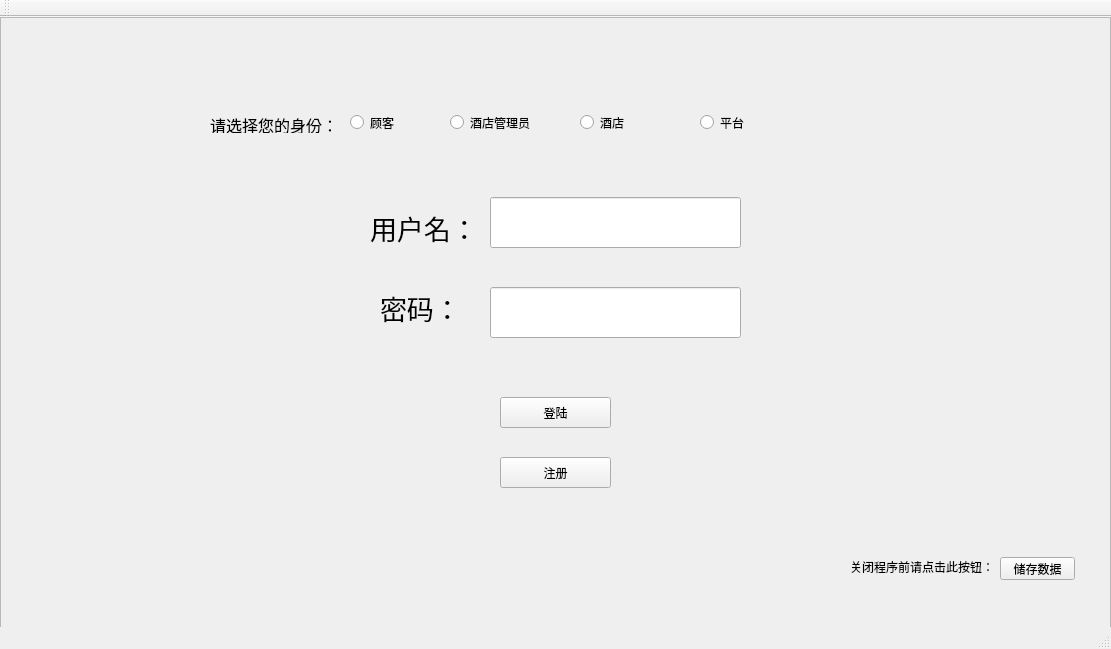
<?xml version="1.0" encoding="UTF-8"?>
<ui version="4.0">
 <class>MainWindow</class>
 <widget class="QMainWindow" name="MainWindow">
  <property name="geometry">
   <rect>
    <x>0</x>
    <y>0</y>
    <width>1111</width>
    <height>649</height>
   </rect>
  </property>
  <property name="windowTitle">
   <string>MainWindow</string>
  </property>
  <property name="styleSheet">
   <string notr="true"/>
  </property>
  <widget class="QWidget" name="centralWidget">
   <widget class="QLineEdit" name="lineEdit">
    <property name="geometry">
     <rect>
      <x>490</x>
      <y>270</y>
      <width>251</width>
      <height>51</height>
     </rect>
    </property>
    <property name="echoMode">
     <enum>QLineEdit::Password</enum>
    </property>
   </widget>
   <widget class="QLineEdit" name="lineEdit_2">
    <property name="geometry">
     <rect>
      <x>490</x>
      <y>180</y>
      <width>251</width>
      <height>51</height>
     </rect>
    </property>
   </widget>
   <widget class="QLabel" name="label">
    <property name="geometry">
     <rect>
      <x>370</x>
      <y>190</y>
      <width>101</width>
      <height>41</height>
     </rect>
    </property>
    <property name="font">
     <font>
      <family>AcadEref</family>
      <pointsize>20</pointsize>
     </font>
    </property>
    <property name="text">
     <string>用户名：</string>
    </property>
   </widget>
   <widget class="QLabel" name="label_2">
    <property name="geometry">
     <rect>
      <x>380</x>
      <y>270</y>
      <width>121</width>
      <height>41</height>
     </rect>
    </property>
    <property name="font">
     <font>
      <family>AcadEref</family>
      <pointsize>20</pointsize>
     </font>
    </property>
    <property name="text">
     <string>密码：</string>
    </property>
   </widget>
   <widget class="QPushButton" name="pushButton">
    <property name="geometry">
     <rect>
      <x>500</x>
      <y>380</y>
      <width>111</width>
      <height>31</height>
     </rect>
    </property>
    <property name="text">
     <string>登陆</string>
    </property>
   </widget>
   <widget class="QPushButton" name="pushButton_2">
    <property name="geometry">
     <rect>
      <x>500</x>
      <y>440</y>
      <width>111</width>
      <height>31</height>
     </rect>
    </property>
    <property name="text">
     <string>注册</string>
    </property>
   </widget>
   <widget class="QLabel" name="label_3">
    <property name="geometry">
     <rect>
      <x>210</x>
      <y>100</y>
      <width>121</width>
      <height>16</height>
     </rect>
    </property>
    <property name="font">
     <font>
      <family>Adobe 黑体 Std R</family>
      <pointsize>12</pointsize>
     </font>
    </property>
    <property name="text">
     <string>请选择您的身份：</string>
    </property>
   </widget>
   <widget class="QRadioButton" name="radioButton">
    <property name="geometry">
     <rect>
      <x>350</x>
      <y>90</y>
      <width>111</width>
      <height>31</height>
     </rect>
    </property>
    <property name="text">
     <string>顾客</string>
    </property>
   </widget>
   <widget class="QRadioButton" name="radioButton_2">
    <property name="geometry">
     <rect>
      <x>450</x>
      <y>90</y>
      <width>101</width>
      <height>31</height>
     </rect>
    </property>
    <property name="text">
     <string>酒店管理员</string>
    </property>
   </widget>
   <widget class="QRadioButton" name="radioButton_3">
    <property name="geometry">
     <rect>
      <x>580</x>
      <y>90</y>
      <width>101</width>
      <height>31</height>
     </rect>
    </property>
    <property name="text">
     <string>酒店</string>
    </property>
   </widget>
   <widget class="QRadioButton" name="radioButton_4">
    <property name="geometry">
     <rect>
      <x>700</x>
      <y>90</y>
      <width>101</width>
      <height>31</height>
     </rect>
    </property>
    <property name="text">
     <string>平台</string>
    </property>
   </widget>
   <widget class="QPushButton" name="pushButton_3">
    <property name="geometry">
     <rect>
      <x>1000</x>
      <y>540</y>
      <width>75</width>
      <height>23</height>
     </rect>
    </property>
    <property name="text">
     <string>储存数据</string>
    </property>
   </widget>
   <widget class="QLabel" name="label_4">
    <property name="geometry">
     <rect>
      <x>850</x>
      <y>540</y>
      <width>141</width>
      <height>20</height>
     </rect>
    </property>
    <property name="text">
     <string>关闭程序前请点击此按钮：</string>
    </property>
   </widget>
   <widget class="QFrame" name="frame">
    <property name="geometry">
     <rect>
      <x>0</x>
      <y>0</y>
      <width>1111</width>
      <height>611</height>
     </rect>
    </property>
    <property name="frameShape">
     <enum>QFrame::StyledPanel</enum>
    </property>
    <property name="frameShadow">
     <enum>QFrame::Raised</enum>
    </property>
   </widget>
   <zorder>frame</zorder>
   <zorder>lineEdit</zorder>
   <zorder>lineEdit_2</zorder>
   <zorder>label</zorder>
   <zorder>label_2</zorder>
   <zorder>pushButton</zorder>
   <zorder>pushButton_2</zorder>
   <zorder>label_3</zorder>
   <zorder>radioButton</zorder>
   <zorder>radioButton_2</zorder>
   <zorder>radioButton_3</zorder>
   <zorder>radioButton_4</zorder>
   <zorder>pushButton_3</zorder>
   <zorder>label_4</zorder>
  </widget>
  <widget class="QMenuBar" name="menuBar">
   <property name="geometry">
    <rect>
     <x>0</x>
     <y>0</y>
     <width>1111</width>
     <height>23</height>
    </rect>
   </property>
  </widget>
  <widget class="QToolBar" name="mainToolBar">
   <attribute name="toolBarArea">
    <enum>TopToolBarArea</enum>
   </attribute>
   <attribute name="toolBarBreak">
    <bool>false</bool>
   </attribute>
  </widget>
  <widget class="QStatusBar" name="statusBar"/>
 </widget>
 <layoutdefault spacing="6" margin="11"/>
 <resources/>
 <connections/>
</ui>
